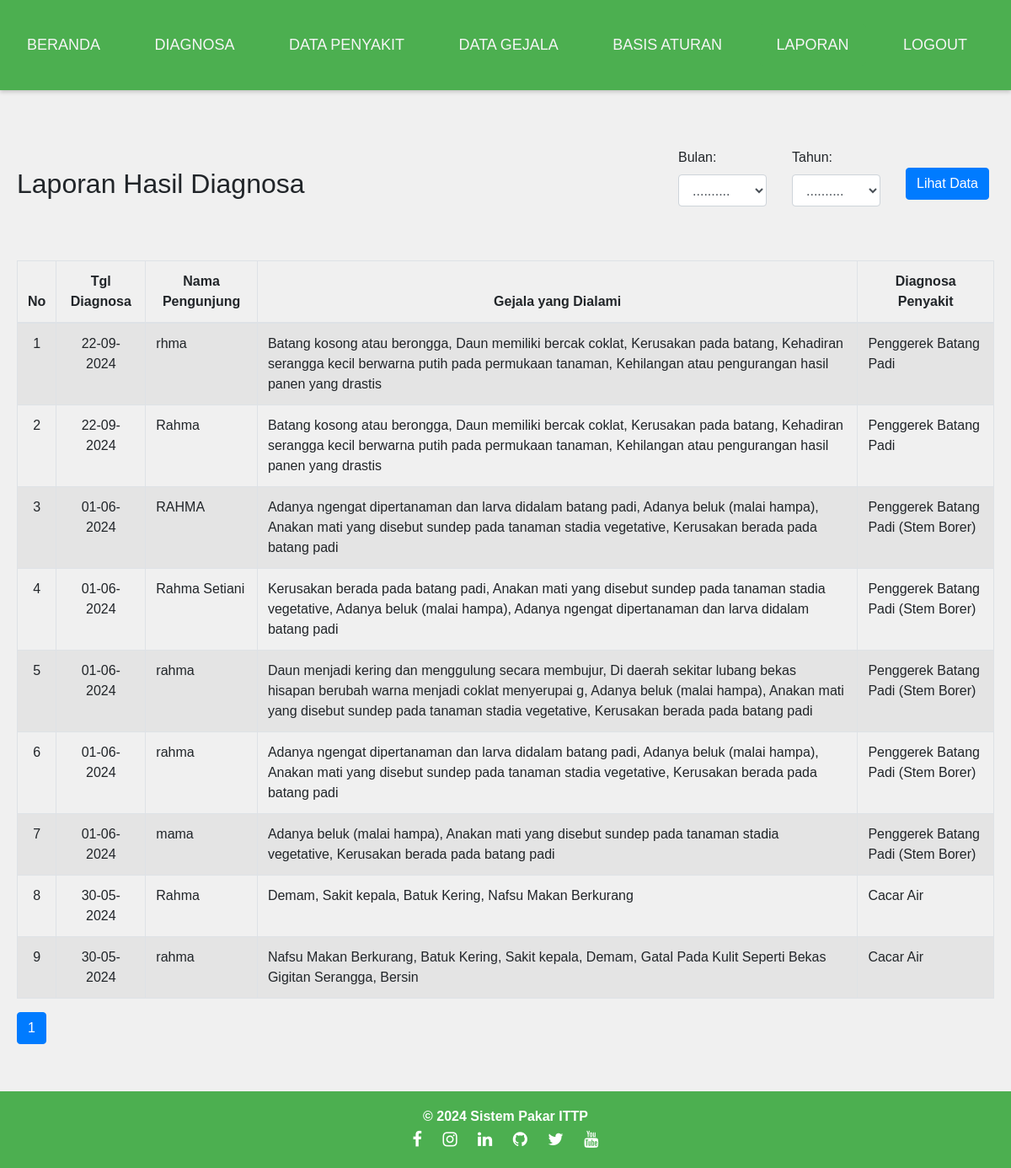
The page /index.php?open=Laporan (signed in) on the database its author committed.
### tables this page shows
CREATE TABLE `tblpengunjung` (
  `id_pengunjung` int(7) NOT NULL,
  `nm_pengunjung` varchar(40) NOT NULL,
  `tgl_diagnosa` date NOT NULL,
  `gejala` text NOT NULL,
  `penyakit` varchar(60) NOT NULL,
  `nl_bayes` decimal(5,2) NOT NULL,
  `pengobatan` text NOT NULL
);

### pages_laporan/laporan.php (the view, shortened to what this page needs)
<?php
include "lib/koneksi.php";
$batas = 10;
$halaman = isset($_GET['halaman']) ? $_GET['halaman'] : 1;
if (empty($halaman)) {
    $posisi = 0;
    $halaman = 1;
} else {
    $posisi = ($halaman - 1) * $batas;
}
$query_lap = mysqli_query($konek, "SELECT * FROM tblpengunjung ORDER BY tgl_diagnosa DESC LIMIT $posisi, $batas");
?>
<!DOCTYPE html>
<html lang="en">
<head>
  <link rel="stylesheet" href="https://maxcdn.bootstrapcdn.com/bootstrap/4.5.2/css/bootstrap.min.css">
</head>
<body>
<div class="container mt-5">
  <h2 class="text-center">Laporan Hasil Diagnosa</h2>
  <form action="<?php $_SERVER['PHP_SELF'];?>" method="post">
    <div class="row">
      <div class="col-md-4">
        <div class="form-group">
          <label for="bulan">Bulan:</label>
          <select class="form-control" name="bulan" id="bulan">
            <option value="kosong">..........</option>
          </select>
        </div>
      </div>
      <div class="col-md-4">
        <div class="form-group">
          <label for="tahun">Tahun:</label>
          <select class="form-control" name="tahun" id="tahun">
            <option value="kosong">..........</option>
          </select>
        </div>
      </div>
      <div class="col-md-4">
        <button type="submit" href='?open=Lihat-Data'  class="btn btn-primary mt-4" name="btnlihat">Lihat Data</button>
      </div>
    </div>
  </form>
  <div class="table-responsive mt-5">
    <table class="table table-bordered table-striped">
      <thead>
        <tr>
          <th class="text-center">No</th>
          <th class="text-center">Tgl Diagnosa</th>
          <th class="text-center">Nama Pengunjung</th>
          <th class="text-center">Gejala yang Dialami</th>
          <th class="text-center">Diagnosa Penyakit</th>
        </tr>
      </thead>
      <tbody>
        <?php
        if (isset($_POST['btnlihat'])) {
          $tahun = $_POST['tahun'];
          $bulan = $_POST['bulan'];
          $sort_query = mysqli_query($konek,"SELECT * FROM tblpengunjung WHERE tgl_diagnosa LIKE '%$tahun-$bulan%' LIMIT $posisi, $batas");
          if (mysqli_num_rows($sort_query) > 0) {
            $no = $posisi + 1;
            while ($hasil = mysqli_fetch_array($sort_query)) {
              $tgll = $hasil['tgl_diagnosa'];
              $thn = substr($tgll, 0, 4);
              $bln = substr($tgll, 5, 2);
              $tgl = substr($tgll, 8, 2);
              $hsl = $tgl . '-' . $bln . '-' . $thn;
              echo "<tr>
                      <td class='text-center'>$no</td>
                      <td class='text-center'>$hsl</td>
                      <td>$hasil[nm_pengunjung]</td>
                      <td>$hasil[gejala]</td>
                      <td>$hasil[penyakit]</td>
                    </tr>";
              $no++;
            }
          } else {
            echo "<tr><td colspan='5' class='text-center'>Data tidak ditemukan</td></tr>";
          }
        } else {
          if (mysqli_num_rows($query_lap) > 0) {
            $no = $posisi + 1;
            while ($hasil = mysqli_fetch_array($query_lap)) {
              $tgll = $hasil['tgl_diagnosa'];
              $thn = substr($tgll, 0, 4);
              $bln = substr($tgll, 5, 2);
              $tgl = substr($tgll, 8, 2);
              $hsl = $tgl . '-' . $bln . '-' . $thn;
              echo "<tr>
                      <td class='text-center'>$no</td>
                      <td class='text-center'>$hsl</td>
                      <td>$hasil[nm_pengunjung]</td>
                      <td>$hasil[gejala]</td>
                      <td>$hasil[penyakit]</td>
                    </tr>";
              $no++;
            }
          } else {
            echo "<tr><td colspan='5' class='text-center'>Data tidak ditemukan</td></tr>";
          }
        }
        ?>
      </tbody>
    </table>
  </div>
  <ul class="pagination justify-content-center">
    <?php
      $total_pages_query = "SELECT COUNT(*) AS total FROM tblpengunjung";
      $total_pages_result = mysqli_query($konek, $total_pages_query);
      $total_rows = mysqli_fetch_assoc($total_pages_result)['total'];
      $total_pages = ceil($total_rows / $batas);
           for ($i = 1; $i <= $total_pages; $i++) {
        if ($i != $halaman) {
          echo "<li class='page-item'><a class='page-link' href='?open=Laporan&halaman={$i}'>$i</a></li>";
        } else {
          echo "<li class='page-item active'><a class='page-link' href='#'>$i</a></li>";
        }
      }
    ?>
  </ul>
</div>
</body>
</html>

### css/head.css (style rules this page uses)
.container { display: flex; justify-content: space-between; align-items: center; max-width: 1200px; margin: 0 auto; }
body { font-family: Arial, sans-serif; margin: 0; padding: 0; background-color: #f0f0f0; }
.container { display: flex; flex-wrap: wrap; padding: 20px; }
h2, h3 { margin: 10px 0; }

### rows shown on the page
tblpengunjung: tgl_diagnosa "22-09-2024", nm_pengunjung "rhma", gejala "Batang kosong atau berongga, Daun memiliki bercak coklat, Kerusakan pada batang, Kehadiran serangga kecil berwarna putih pada permukaan tanaman, Kehilangan atau pengurangan hasil panen yang drastis", penyakit "Penggerek Batang Padi"
tblpengunjung: tgl_diagnosa "22-09-2024", nm_pengunjung "Rahma", gejala "Batang kosong atau berongga, Daun memiliki bercak coklat, Kerusakan pada batang, Kehadiran serangga kecil berwarna putih pada permukaan tanaman, Kehilangan atau pengurangan hasil panen yang drastis", penyakit "Penggerek Batang Padi"
tblpengunjung: tgl_diagnosa "01-06-2024", nm_pengunjung "RAHMA", gejala "Adanya ngengat dipertanaman dan larva didalam batang padi, Adanya beluk (malai hampa), Anakan mati yang disebut sundep pada tanaman stadia vegetative, Kerusakan berada pada batang padi", penyakit "Penggerek Batang Padi (Stem Borer)"
tblpengunjung: tgl_diagnosa "01-06-2024", nm_pengunjung "Rahma Setiani", gejala "Kerusakan berada pada batang padi, Anakan mati yang disebut sundep pada tanaman stadia vegetative, Adanya beluk (malai hampa), Adanya ngengat dipertanaman dan larva didalam batang padi", penyakit "Penggerek Batang Padi (Stem Borer)"
tblpengunjung: tgl_diagnosa "01-06-2024", nm_pengunjung "rahma", gejala "Daun menjadi kering dan menggulung secara membujur, Di daerah sekitar lubang bekas hisapan berubah warna menjadi coklat menyerupai g, Adanya beluk (malai hampa), Anakan mati yang disebut sundep pada tanaman stadia vegetative, Kerusakan berada pada batang padi", penyakit "Penggerek Batang Padi (Stem Borer)"
tblpengunjung: tgl_diagnosa "01-06-2024", nm_pengunjung "rahma", gejala "Adanya ngengat dipertanaman dan larva didalam batang padi, Adanya beluk (malai hampa), Anakan mati yang disebut sundep pada tanaman stadia vegetative, Kerusakan berada pada batang padi", penyakit "Penggerek Batang Padi (Stem Borer)"
tblpengunjung: tgl_diagnosa "01-06-2024", nm_pengunjung "mama", gejala "Adanya beluk (malai hampa), Anakan mati yang disebut sundep pada tanaman stadia vegetative, Kerusakan berada pada batang padi", penyakit "Penggerek Batang Padi (Stem Borer)"
tblpengunjung: tgl_diagnosa "30-05-2024", nm_pengunjung "Rahma", gejala "Demam, Sakit kepala, Batuk Kering, Nafsu Makan Berkurang", penyakit "Cacar Air"
tblpengunjung: tgl_diagnosa "30-05-2024", nm_pengunjung "rahma", gejala "Nafsu Makan Berkurang, Batuk Kering, Sakit kepala, Demam, Gatal Pada Kulit Seperti Bekas Gigitan Serangga, Bersin", penyakit "Cacar Air"
